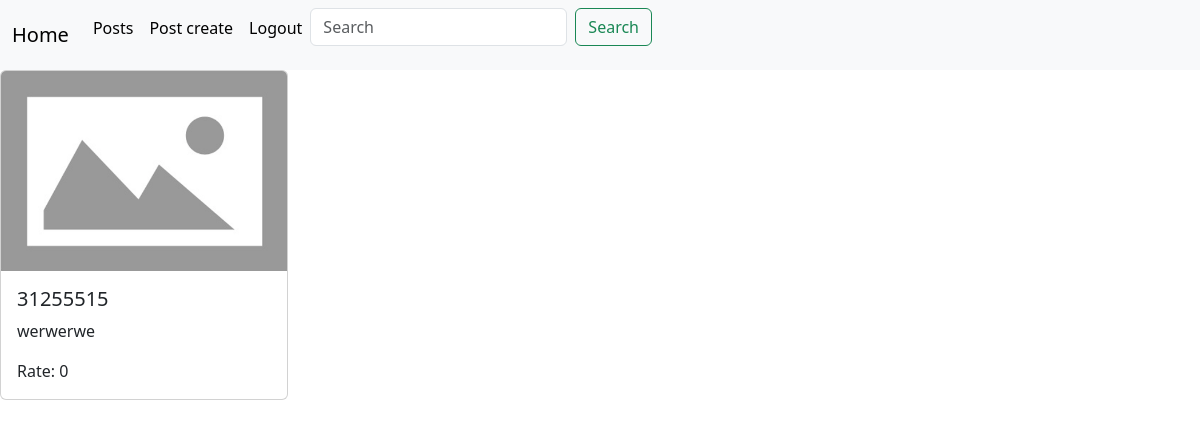
/posts/16/ (signed in), run on the app's committed database.
### posts/models.py (models this page shows, shortened)
class Post(models.Model):
    image = models.ImageField(null=True, blank=True, upload_to="posts")
    title = models.CharField(max_length=256)
    content = models.CharField(max_length=456)
    rate = models.IntegerField(default=0, null=True)
    created_at = models.DateTimeField(auto_now_add=True, null=True)
    updated_at = models.DateTimeField(auto_now=True, null=True)
    category = models.ForeignKey(Category, on_delete=models.CASCADE, null=True)
    tags = models.ManyToManyField(Tag)

### posts/views.py (the view)
# urls.py: path("posts/<int:post_id>/", post_detail_view),
@login_required(login_url="/login")
def post_detail_view(request, post_id):
     if request.method == "GET":
          post = Post.objects.filter(id=post_id).first()
          return render(request, "posts/post_detail.html", context={"post": post})

### templates/posts/post_detail.html
{% extends 'base.html' %}
{% load static %}
{% block content %}
  <div class="card" style="width: 18rem; margin-bottom: 20px;">
    {% if post.image %}
      <img src="{{ post.image.url }}" class="card-img-top" alt="Post image">
    {% else %}
      <img src="{% static 'placeholder.png' %}" class="card-img-top" alt="No image">
    {% endif %}
    <div class="card-body">
      <h5 class="card-title">{{ post.title }}</h5>
      <p class="card-text">{{ post.content }}</p>
      <p class="card-text">Rate: {{ post.rate }}</p>
    </div>
  </div>
{% endblock %}

### data on the page
Post: title "31255515", content "werwerwe", rate "0"
